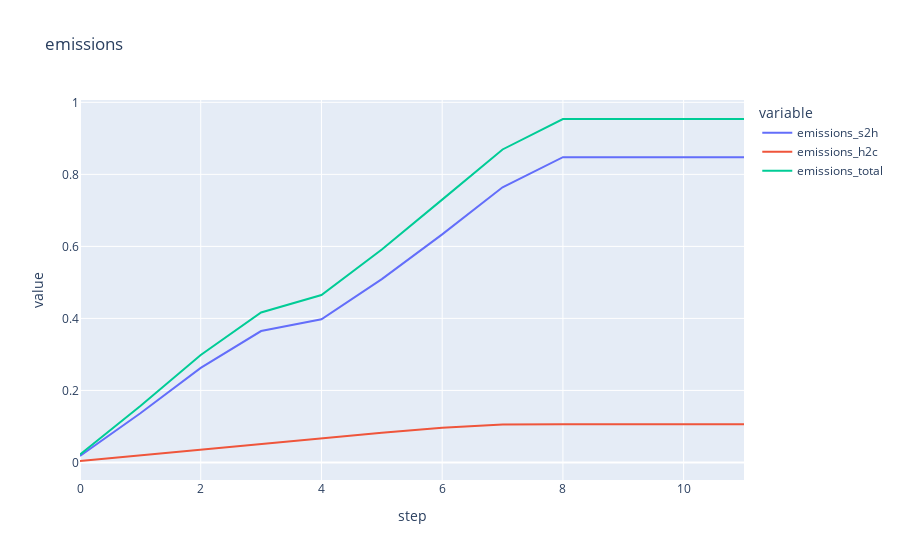

Notebook cell for this chart:
### Code cell
%%time
parameters_dict = {}
for name in dropdowns.keys(): 
    parameters_dict[name] = dropdowns[name].value

# create and run model 
model = Model(parameters_dict)
for i in range(12): 
    model.step()

model.visualize()

### Figure 1 — Plotly figure (JSON) as saved in the notebook; plotly's stock layout.template omitted (floating-point values rounded to 4 significant figures)
{"data": [{"hovertemplate": "variable=emissions_s2h<br>step=%{x}<br>value=%{y}<extra></extra>", "legendgroup": "emissions_s2h", "line": {"color": "#636efa", "dash": "solid"}, "marker": {"symbol": "circle"}, "mode": "lines", "name": "emissions_s2h", "orientation": "v", "showlegend": true, "type": "scatter", "x": [0, 1, 2, 3, 4, 5, 6, 7, 8, 9, 10, 11], "xaxis": "x", "y": [0.01816, 0.1366, 0.2626, 0.3648, 0.3977, 0.509, 0.6333, 0.764, 0.8478, 0.8478, 0.8478, 0.8478], "yaxis": "y"}, {"hovertemplate": "variable=emissions_h2c<br>step=%{x}<br>value=%{y}<extra></extra>", "legendgroup": "emissions_h2c", "line": {"color": "#EF553B", "dash": "solid"}, "marker": {"symbol": "circle"}, "mode": "lines", "name": "emissions_h2c", "orientation": "v", "showlegend": true, "type": "scatter", "x": [0, 1, 2, 3, 4, 5, 6, 7, 8, 9, 10, 11], "xaxis": "x", "y": [0.003996, 0.02005, 0.03576, 0.05166, 0.06736, 0.08232, 0.09652, 0.1051, 0.1059, 0.1059, 0.1059, 0.1059], "yaxis": "y"}, {"hovertemplate": "variable=emissions_total<br>step=%{x}<br>value=%{y}<extra></extra>", "legendgroup": "emissions_total", "line": {"color": "#00cc96", "dash": "solid"}, "marker": {"symbol": "circle"}, "mode": "lines", "name": "emissions_total", "orientation": "v", "showlegend": true, "type": "scatter", "x": [0, 1, 2, 3, 4, 5, 6, 7, 8, 9, 10, 11], "xaxis": "x", "y": [0.02216, 0.1566, 0.2984, 0.4165, 0.465, 0.5913, 0.7299, 0.8691, 0.9537, 0.9537, 0.9537, 0.9537], "yaxis": "y"}], "layout": {"autosize": true, "legend": {"title": {"text": "variable"}, "tracegroupgap": 0}, "title": {"text": "emissions"}, "xaxis": {"anchor": "y", "autorange": true, "domain": [0, 1], "range": [0, 11], "title": {"text": "step"}, "type": "linear"}, "yaxis": {"anchor": "x", "autorange": true, "domain": [0, 1], "range": [-0.04877, 1.006], "title": {"text": "value"}, "type": "linear"}}}
